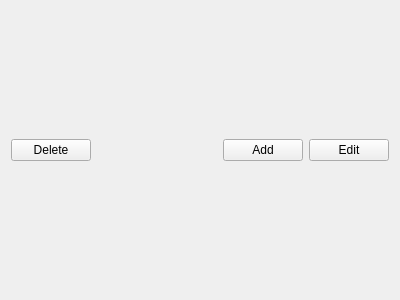
<?xml version="1.0" encoding="UTF-8"?>
<ui version="4.0">
 <class>ManageClassesWidget</class>
 <widget class="QWidget" name="ManageClassesWidget">
  <property name="geometry">
   <rect>
    <x>0</x>
    <y>0</y>
    <width>400</width>
    <height>300</height>
   </rect>
  </property>
  <property name="windowTitle">
   <string>Form</string>
  </property>
  <layout class="QVBoxLayout" name="verticalLayout_2">
   <item>
    <layout class="QVBoxLayout" name="verticalLayout">
     <item>
      <layout class="QHBoxLayout" name="horizontalLayout">
       <item>
        <widget class="QPushButton" name="deleteClassButton">
         <property name="text">
          <string>Delete</string>
         </property>
        </widget>
       </item>
       <item>
        <spacer name="horizontalSpacer">
         <property name="orientation">
          <enum>Qt::Horizontal</enum>
         </property>
         <property name="sizeHint" stdset="0">
          <size>
           <width>40</width>
           <height>20</height>
          </size>
         </property>
        </spacer>
       </item>
       <item>
        <widget class="QPushButton" name="addClassButton">
         <property name="text">
          <string>Add</string>
         </property>
        </widget>
       </item>
       <item>
        <widget class="QPushButton" name="editClassButton">
         <property name="text">
          <string>Edit</string>
         </property>
        </widget>
       </item>
      </layout>
     </item>
    </layout>
   </item>
  </layout>
 </widget>
 <resources/>
 <connections/>
</ui>
